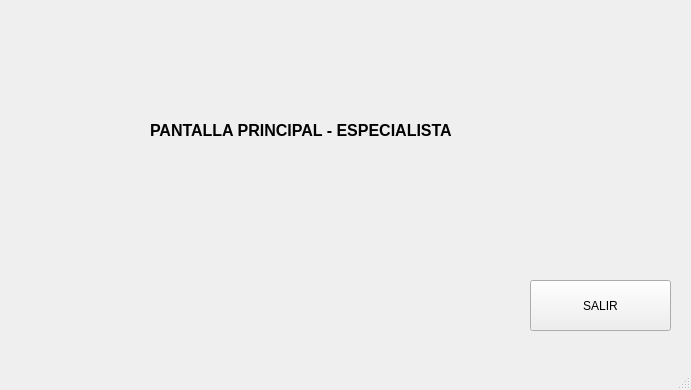
<?xml version="1.0" encoding="UTF-8"?>
<ui version="4.0">
 <class>fEspecialista</class>
 <widget class="QMainWindow" name="fEspecialista">
  <property name="geometry">
   <rect>
    <x>0</x>
    <y>0</y>
    <width>691</width>
    <height>390</height>
   </rect>
  </property>
  <property name="windowTitle">
   <string>MainWindow</string>
  </property>
  <widget class="QWidget" name="centralwidget">
   <widget class="QPushButton" name="btnSalir">
    <property name="geometry">
     <rect>
      <x>530</x>
      <y>280</y>
      <width>141</width>
      <height>51</height>
     </rect>
    </property>
    <property name="text">
     <string>SALIR</string>
    </property>
   </widget>
   <widget class="QLabel" name="label">
    <property name="geometry">
     <rect>
      <x>150</x>
      <y>90</y>
      <width>371</width>
      <height>81</height>
     </rect>
    </property>
    <property name="font">
     <font>
      <pointsize>12</pointsize>
      <weight>75</weight>
      <bold>true</bold>
     </font>
    </property>
    <property name="text">
     <string>PANTALLA PRINCIPAL - ESPECIALISTA</string>
    </property>
   </widget>
  </widget>
  <widget class="QMenuBar" name="menubar">
   <property name="geometry">
    <rect>
     <x>0</x>
     <y>0</y>
     <width>691</width>
     <height>21</height>
    </rect>
   </property>
  </widget>
  <widget class="QStatusBar" name="statusbar"/>
 </widget>
 <resources/>
 <connections/>
</ui>
